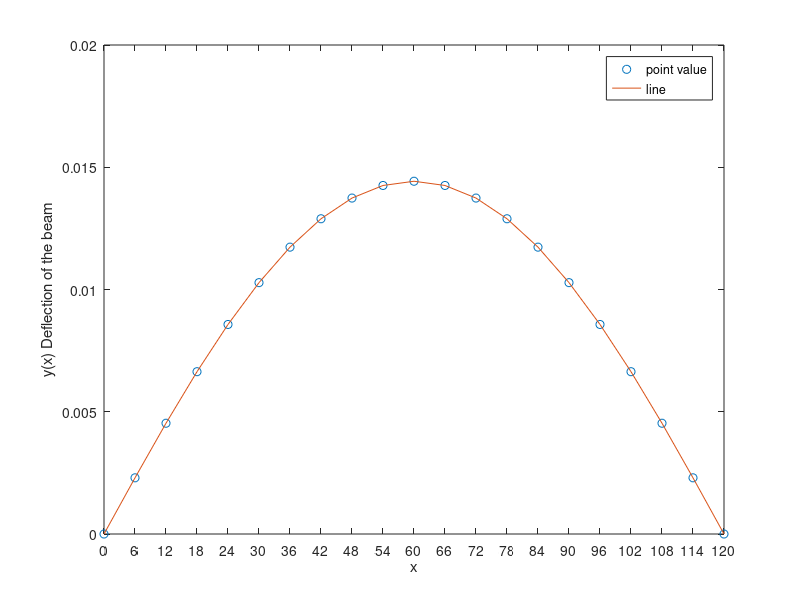

This figure's MATLAB source:
clear all

lowerEnd = 0; upperEnd = 120;

%defining the constants here
S = 1000;
E = 3.0 * 10^7;
I = 625;
q = 100; 
L = 120;


y0 = 0; yn = 0;
n = 20;
h = (upperEnd - lowerEnd) / n;
P = 0;
Q = - S / (E*I);
x = lowerEnd:h:upperEnd;
f = (q/(2*E*I)) * (x.^2 - x * L);

%initialize
A = zeros(n-1, n-1);
b = zeros(n-1, 1);
y = zeros(n-1, 1);

b(1) = h^2 * f(2) - (1- h/2 * P) * y0;
b(n - 1) = h^2 * f(n) - (1+ h/2 * P) * yn;

for i = 2: n-2
    b(i) = h^2 * f(i+1); 
end

for i = 1: n-1
    A(i, i) = - 2 + h^2 * Q;
end

for i = 1: n-2
    A(i, i+1) = 1 + h/2 * P; 
end

for i = 2:n-1
   A(i, i-1) =  1 - h/2 * P; 
end

y = inv(A) * b;

% add BCs
soln = zeros(n+1, 1);
soln(1) = y0;
soln(end) = yn;

soln(2:n) = y;

plot(x, soln, 'o')

hold on
plot(x, soln);
xlabel('x')
ylabel('y(x) Deflection of the beam')
legend('point value', 'line')
xticks([x])


